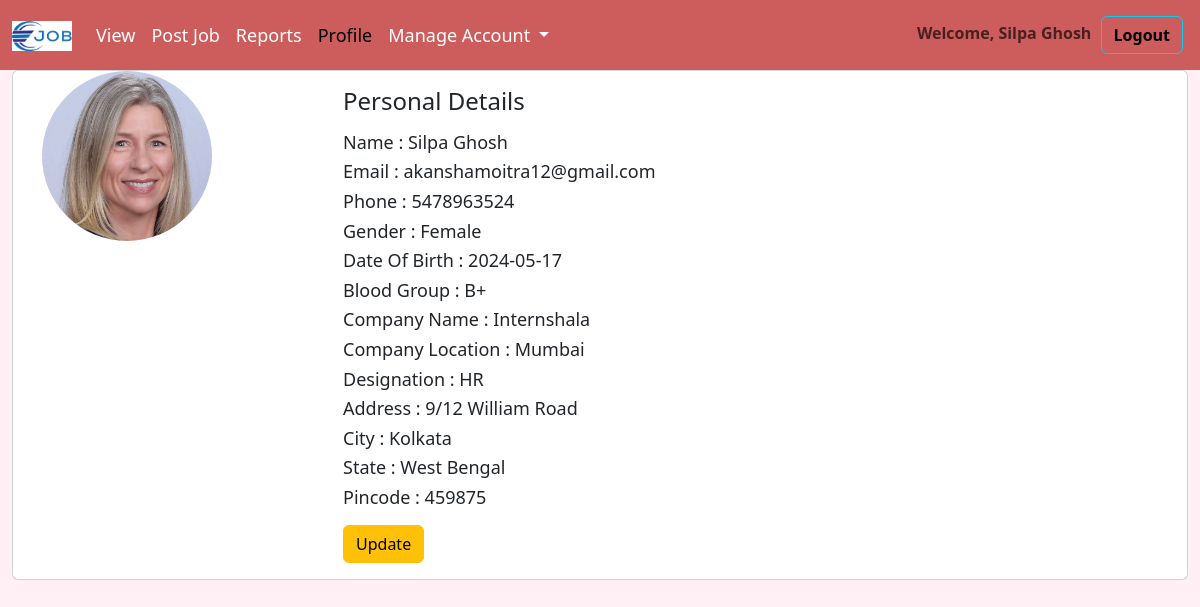
The app's page /emp_profile1.php (signed in) with its own data.
### tables this page shows
CREATE TABLE `employee_details` (
  `Id` int(20) NOT NULL,
  `Emp_id` int(20) NOT NULL,
  `Name` varchar(50) NOT NULL,
  `Email` varchar(50) NOT NULL,
  `Phone` varchar(20) NOT NULL,
  `City` varchar(50) NOT NULL,
  `Gender` varchar(20) NOT NULL,
  `Designation` varchar(50) NOT NULL,
  `Company_name` varchar(100) NOT NULL,
  `Company_location` varchar(100) NOT NULL,
  `DOB` varchar(20) NOT NULL,
  `Blood_Group` varchar(20) NOT NULL,
  `Address` varchar(255) NOT NULL,
  `State` varchar(50) NOT NULL,
  `Pincode` varchar(20) NOT NULL,
  `Employee_photo` varchar(100) NOT NULL
);

### emp_profile1.php (the view, shortened to what this page needs)
<!DOCTYPE html>
    <html>
        <head>
<link href="https://cdn.jsdelivr.net/npm/bootstrap@5.3.3/dist/css/bootstrap.min.css" rel="stylesheet"
>
</head>
<body style="background-color:#FFF0F5;">
<nav class="navbar navbar-expand-lg" style=" background-color:#CD5C5C;">
  <div class="container-fluid">
    <a class="navbar-brand">
    <img src="job.png" alt="Logo" width="60" height="30" class="d-inline-block align-text-top" />
    </a>
    <div class="collapse navbar-collapse" id="navbarText">
      <ul class="navbar-nav me-auto mb-2 mb-lg-0">
        <li class="nav-item">
          <a class="nav-link"  aria-current="page" href="job_show.php">View</a>
        </li>
        <li class="nav-item">
          <a class="nav-link" href="job_post.php">Post Job</a>
        </li>
        <li class="nav-item">
          <a class="nav-link" href="report.php">Reports</a>
        </li>
        <li class="nav-item">
          <a class="nav-link active" href="emp_profile1.php">Profile</a>
        </li>
        <li class="nav-item dropdown">
        <a class="nav-link dropdown-toggle" href="#" role="button" data-bs-toggle="dropdown" aria-expanded="false">
          Manage Account
        </a>
     </li>
</ul>
<span class="navbar-text">
         <p class="fw-bold">Welcome, <?php echo $_SESSION['emp_name'];?></p>
        <a type="button" class="btn btn-outline-info fw-bold" href="emplogout.php">Logout</a>
        </span>
</div>
</div>
</nav>
<div class="container-fluid">
<div class="card">
<div class="container">
    <div class="row">
    <div class="col-md-3">
<?php
      include 'connect.php';
    if (isset($_SESSION['emp_username'])) {
      $email = $_SESSION['emp_username'];
        $sql = "SELECT * FROM employee_details WHERE Email = '$email'";
            $result = $conn->query($sql);
            if ($result) {
            $check_post = mysqli_num_rows($result) > 0;
            if ($check_post) {
              $row = $result->fetch_assoc();
            echo "<img src='candidate_photo/" . htmlspecialchars($row['Employee_photo']) . "' class='rounded-circle' alt='employee photo' height='170'>";
             } else {
               echo "<img src='img/preview.jpg' class='rounded' alt='preview photo' height='90'>";
                 }
                } else {
              echo "<img src='img/preview.jpg' class='rounded' alt='preview photo' height='90'>";
                }
            }
            ?>
           </div>
           <div class="col-md-9">
            <?php
            include 'connect.php';
            if (isset($_SESSION['emp_username'])) {
                $email = $_SESSION['emp_username'];
                $sql = "SELECT * FROM employee_details WHERE Email = '$email'";
                $result = $conn->query($sql);
                if ($result) {
                    $check_post = mysqli_num_rows($result) > 0;
                    if ($check_post) {
                        while ($row = mysqli_fetch_assoc($result)) {
            ?>
           <div class="card-body">
    <h4 class="card-title">Personal Details</h4>
    <p class="card-text">
    <h6 style='font-size:18px;'> Name : <?php echo htmlspecialchars($row['Name']); ?></h6>
    <h6 style='font-size:18px;'> Email : <?php echo htmlspecialchars($row['Email']); ?></h6>
    <h6 style='font-size:18px;'> Phone : <?php echo htmlspecialchars($row['Phone']); ?></h6>
    <h6 style='font-size:18px;'> Gender : <?php echo htmlspecialchars($row['Gender']); ?></h6>
    <h6 style='font-size:18px;'> Date Of Birth : <?php echo htmlspecialchars($row['DOB']); ?></h6>
    <h6 style='font-size:18px;'> Blood Group : <?php echo htmlspecialchars($row['Blood_Group']); ?></h6>
    <h6 style='font-size:18px;'> Company Name : <?php echo htmlspecialchars($row['Company_name']); ?></h6>
    <h6 style='font-size:18px;'> Company Location : <?php echo htmlspecialchars($row['Company_location']); ?></h6>
    <h6 style='font-size:18px;'> Designation : <?php echo htmlspecialchars($row['Designation']); ?></h6>
    <h6 style='font-size:18px;'> Address : <?php echo htmlspecialchars($row['Address']); ?></h6>
    <h6 style='font-size:18px;'> City : <?php echo htmlspecialchars($row['City']); ?></h6>
    <h6 style='font-size:18px;'> State : <?php echo htmlspecialchars($row['State']); ?></h6>
    <h6 style='font-size:18px;'> Pincode : <?php echo htmlspecialchars($row['Pincode']); ?></h6>
    </p>
    <a href="update_profile.php?Empid=<?php echo htmlspecialchars($row['Emp_id']); ?>&Phone= <?php echo htmlspecialchars($row['Phone']); ?>&gender=<?php echo htmlspecialchars($row['Gender']); ?>&dob=<?php echo htmlspecialchars($row['DOB']); ?>&blood=<?php echo htmlspecialchars($row['Blood_Group']); ?>&com_name=<?php echo htmlspecialchars($row['Company_name']); ?>&com_loc=<?php echo htmlspecialchars($row['Company_location']); ?>&deg=<?php echo htmlspecialchars($row['Designation']); ?>&add=<?php echo htmlspecialchars($row['Address']); ?>&city=<?php echo htmlspecialchars($row['City']); ?>&state=<?php echo htmlspecialchars($row['State']); ?>&code=<?php echo htmlspecialchars($row['Pincode']); ?>" class="btn btn-warning">Update</a>
  </div>
           </div>
        </div>
        </div>
        <?php
                            }
                        }
                    }
                }
                ?>
</div>
</div>
</body>
</html>

### emp_profile1.php (style rules this page uses)
.nav-link { color:white; font-size:18px; }
.navbar-text p, .navbar-text a { display: inline; margin-right: 5px; }

### records on screen
employee_details: Employee_photo (picture), Name "Silpa Ghosh", Email "akanshamoitra12@gmail.com", Phone "5478963524", Gender "Female", DOB "2024-05-17", Blood_Group "B+", Company_name "Internshala", Company_location "Mumbai", Designation "HR", Address "9/12 William Road", City "Kolkata", State "West Bengal", Pincode "459875"

### other values on screen
$_SESSION['emp_name'] "Silpa Ghosh"
